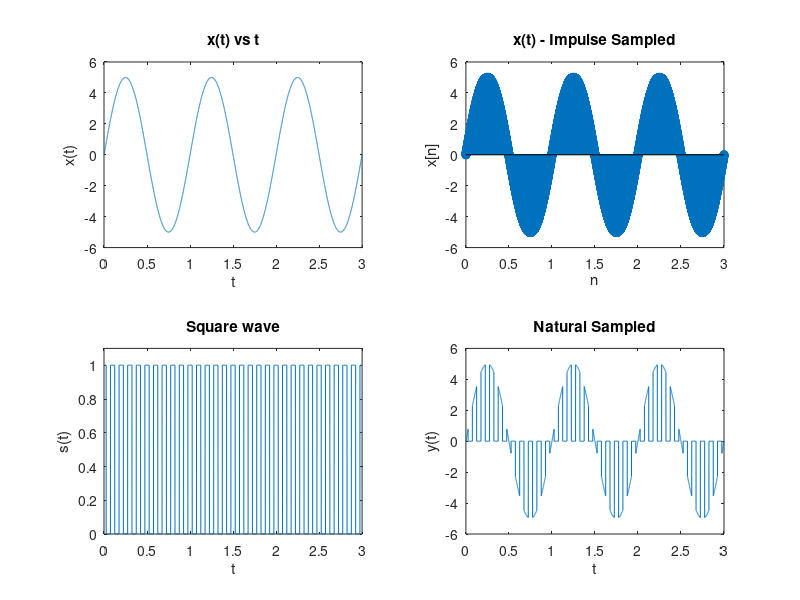

The MATLAB source for this figure:
t = linspace(0, 3, 10000);
x_t = 5*sin(2*pi*t);
i_t = ones(1, length(t));
y1_t = x_t .* i_t;

subplot(2,2,1);
plot(t, x_t);
title('x(t) vs t');
xlabel('t');
ylabel('x(t)');

subplot(2,2,2);
stem(t, y1_t);
title('x(t) - Impulse Sampled');
xlabel('n');
ylabel('x[n]');
    
s_t = 0.5 * (sign(cos(20*pi*t)) + 1);
subplot(2,2,3);
plot(t, s_t);
title('Square wave');
xlabel('t');
ylabel('s(t)');
ylim([0, 1.1]);

subplot(2,2,4);
y2_t = x_t .* s_t;
plot(t, y2_t);
title('Natural Sampled');
xlabel('t');
ylabel('y(t)');
